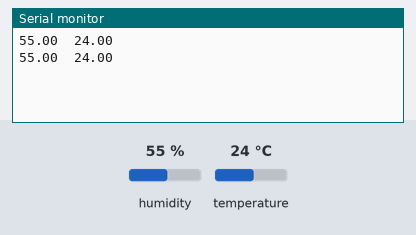
Simulated run of this sketch. Board: Arduino Uno, built with avr-gcc and run on an emulated ATmega328P. On the bench: the last lines printed to the serial monitor. The inputs (shaded band) are chosen by the test bench; at power-on: humidity 55 %, temperature 24 °C.

Above: at 2.8 s.
2.9 s: humidity set to 22 %
At 4.8 s:
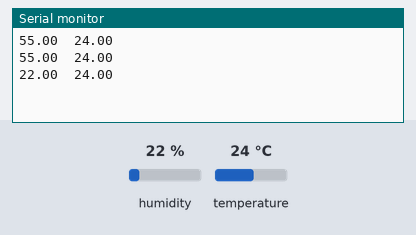
5.6 s: temperature set to 12 °C
At 7.3 s:
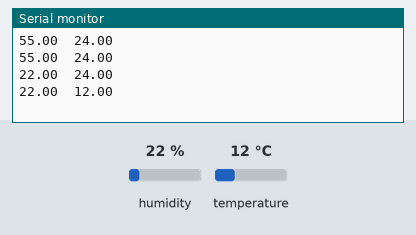
8.3 s: humidity set to 40 %
At 10.9 s:
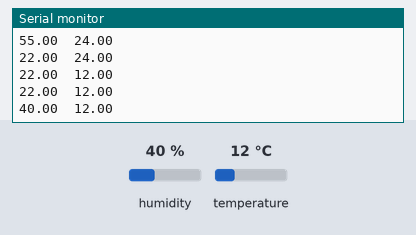
Timing chart, 0 to 12.4 s (numbered marks = the images above; inputs shaded):
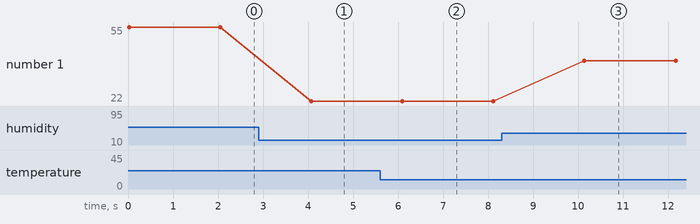

The sketch:

sketch_sensorDHT11.ino
```cpp
//Processo da declaração de porta: Serve para armazenar os dados que serão recebidos pelo sensor. //

#include "DHT.h"
#define dht_type DHT11

int dht_pin = A0;
DHT dht_1 = DHT(dht_pin, dht_type);

// Processo do Setup: Serve para configurar o ambiente inicial do código. //

void setup() {
  Serial.begin(9600);
  dht_1.begin();
}

// Processo do Looping: Serve para manter a constância na atualização dos dados recebidos pelo sensor.

void loop() {
  float umidade = dht_1.readHumidity();
  float temperatura = dht_1.readTemperature();
  if (isnan(temperatura) or isnan(umidade)) {
    Serial.println("Erro ao ler");
  } else {

    Serial.print(umidade);

    Serial.print("  ");

    Serial.println(temperatura);


  }
  delay(2000);
}
```

Measured:
- after the input at 2.9 s, the serial monitor: prints a new line after 1.2 s (image 1)
- after the input at 5.6 s, the serial monitor: prints a new line after 0.50 s (image 2)
- after the input at 8.3 s, the serial monitor: prints a new line after 1.8 s (image 3)
- plotted number 1: 55 → 22 after the input at 2.9 s, 22 → 40 after the input at 8.3 s
